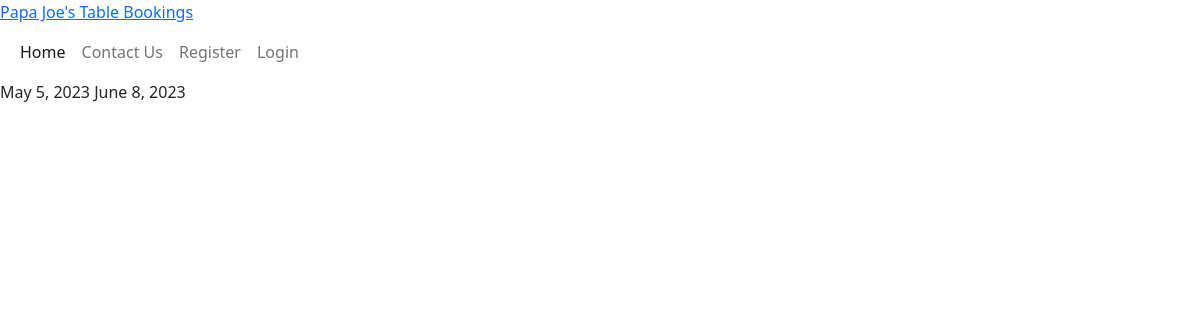
The app's page /, older data.
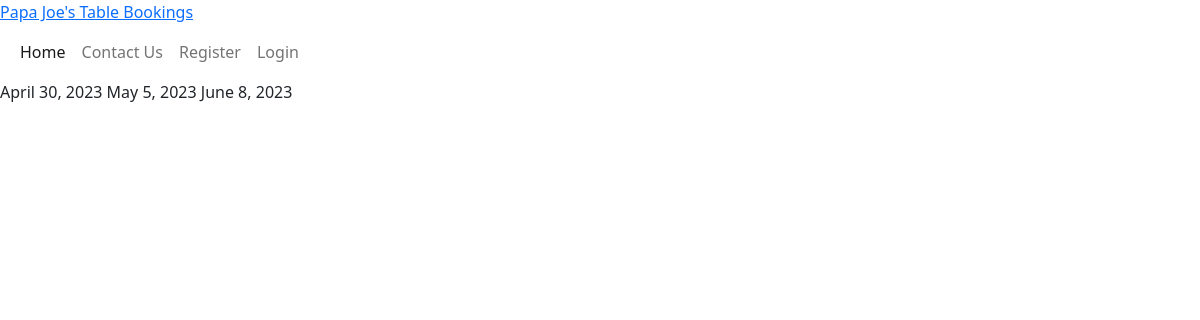
The same page, newer data.
### booking/models.py (models this page shows, shortened)
class Booking(models.Model):
    user = models.ForeignKey(
        User, on_delete=models.CASCADE, related_name="booking"
    )
    date = models.DateField(null=False, blank=False)
    table = models.ForeignKey(
        Table, on_delete=models.CASCADE, related_name="booking"
    )
    timeslot = models.ForeignKey(
        Timeslot, on_delete=models.CASCADE, related_name="booking"
    )
    class Meta:
        ordering = ['date']

### booking/views.py (the view)
# urls.py: path('', home_page, name='Home'),
def home_page(request):
    bookings = Booking.objects.all()
    context = {
        'bookings': bookings
    }
    return render(request, 'booking/index.html', context)

### booking/templates/booking/index.html (shortened to what this page needs)
{% extends "booking/site_page.html" %}
{% block nav %}
    <li class="nav-item">
        <a class="nav-link active" aria-current="page" href="/">Home</a>
    </li>
    <li class="nav-item">
        <a class="nav-link" aria-current="page" href="/contacts">Contact Us</a>
    </li>
{% endblock %}
{% block content %}
{% for booking in bookings %}
{{ booking.date }}
{% endfor %}
{% endblock %}

Row changes from the older to the newer data that the page shows:
added Booking: date "April 30, 2023"
